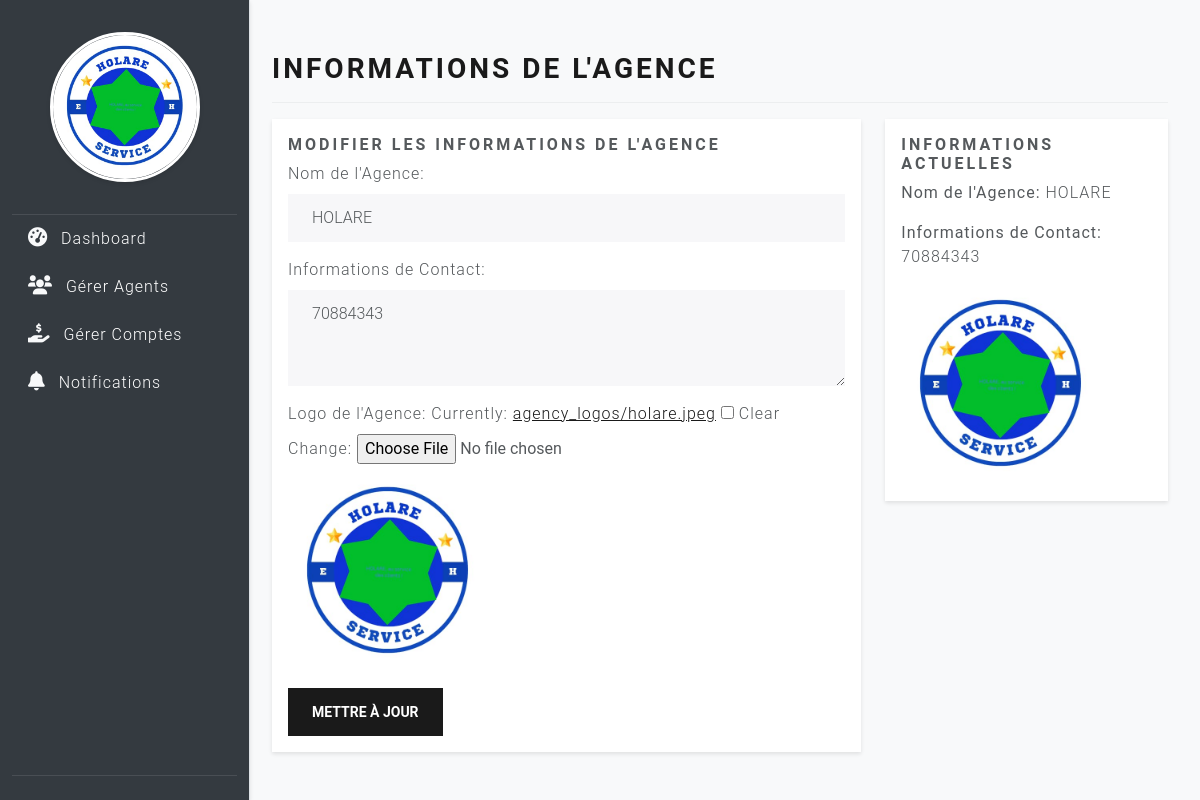
The page /accounts/agency/2/info/ (signed in) on the database its author committed.
### accounts/models.py (models this page shows, shortened)
class Agency(models.Model):
    agency_name = models.CharField(max_length=200, unique=True)
    contact_info = models.TextField(blank=True, null=True)
    created_at = models.DateTimeField(auto_now_add=True)
    owner = models.ForeignKey(get_user_model(), on_delete=models.CASCADE, null=True, blank = True)  # Make it nullable and blank
    logo = models.ImageField(upload_to='agency_logos/', blank=True, null=True)  # Optional logo

### accounts/views.py (the view)
# urls.py: path('agency/<int:pk>/info/', views.agency_info, name='agency_info'),
@login_required
def agency_info(request, pk):
    agency = get_object_or_404(Agency, pk=pk)
    if request.user != agency.owner:
        return render(request, 'accounts/unauthorized.html', {'message': 'You are not authorized to view this agency.'})
    if request.method == 'POST':
        update_form = AgencyUpdateForm(request.POST, request.FILES, instance=agency)
        if update_form.is_valid():
            update_form.save()
            return redirect('accounts:agency_info', pk=pk)
    else:
        update_form = AgencyUpdateForm(instance=agency)
    context = {
        'agency': agency,
        'update_form': update_form,
    }
    return render(request, 'accounts/agency_info.html', context)

### accounts/forms.py
class AgencyUpdateForm(forms.ModelForm):
    class Meta:
        model = Agency
        fields = ['agency_name', 'contact_info', 'logo']
        widgets = {
            'agency_name': forms.TextInput(attrs={'class': 'form-control'}),
            'contact_info': forms.Textarea(attrs={'class': 'form-control', 'rows': 3}),
        }

### accounts/templates/accounts/agency_info.html (shortened to what this page needs)
{% extends 'accounts/base_agency.html' %}
{% load static %}
{% block main_content %}
<div class="d-flex justify-content-between flex-wrap flex-md-nowrap align-items-center pt-3 pb-2 mb-3 border-bottom">
    <h1 class="h2">Informations de l'Agence</h1>
</div>
<div class="row">
    <div class="col-md-8">
        <div class="card">
            <div class="card-body">
                <h5 class="card-title">Modifier les Informations de l'Agence</h5>
                <form method="post" enctype="multipart/form-data">
                    <div class="mb-3">
                        <label for="{{ update_form.agency_name.id_for_label }}" class="form-label">Nom de l'Agence:</label>
                        {{ update_form.agency_name }}
                    </div>
                    <div class="mb-3">
                        <label for="{{ update_form.contact_info.id_for_label }}" class="form-label">Informations de Contact:</label>
                        {{ update_form.contact_info }}
                    </div>
                    <div class="mb-3">
                        <label for="{{ update_form.logo.id_for_label }}" class="form-label">Logo de l'Agence:</label>
                        {{ update_form.logo }}
                        {% if agency.logo %}
                            <img src="{{ agency.logo.url }}" alt="Logo actuel de l'agence" class="img-fluid mt-2" style="max-width: 200px;">
                        {% endif %}
                    </div>
                    <button type="submit" class="btn btn-primary">Mettre à Jour</button>
                </form>
            </div>
        </div>
    </div>
    <div class="col-md-4">
        <div class="card">
            <div class="card-body">
                <h5 class="card-title">Informations Actuelles</h5>
                <p><strong>Nom de l'Agence:</strong> {{ agency.agency_name }}</p>
                <p><strong>Informations de Contact:</strong> {{ agency.contact_info }}</p>
                {% if agency.logo %}
                    <img src="{{ agency.logo.url }}" alt="Logo actuel de l'agence" class="img-fluid" style="max-width: 200px;">
                {% else %}
                    <p>Aucun logo actuel.</p>
                {% endif %}
            </div>
        </div>
    </div>
</div>
{% endblock %}

### accounts/templates/accounts/base_agency.html (shortened to what this page needs)
{% extends 'accounts/base.html' %}
{% load static %}
{% block content %}
<div class="container-fluid">
    <div class="row flex-nowrap">
        <nav id="sidebar" class="col-md-3 col-lg-2 d-md-block sidebar">
            <div class="position-sticky pt-3 d-flex flex-column h-100">
                <div class="logo-container">
                    {% if agency.logo %}
                    <img src="{{ agency.logo.url }}" alt="{{ agency.agency_name }} Logo"
                        class="img-fluid rounded-circle mb-3">
                    {% else %}
                    <p>No logo uploaded</p>
                    {% endif %}
                </div>
                <ul class="nav flex-column">
                    <li class="nav-item">
                        <a class="nav-link {% if active_tab == 'agency_statistics' %}active{% endif %}"
                            href="{% url 'accounts:agency_detail'  agency.pk %}">
                            <i class="fas fa-tachometer-alt"></i> <span>Dashboard</span>
                        </a>
                    </li>
                    <li class="nav-item">
                        <a class="nav-link {% if active_tab == 'agent_list' %}active{% endif %}"
                            href="{% url 'accounts:agent_list' agency.pk %}">
                            <i class="fas fa-users"></i> <span>Gérer Agents</span>
                        </a>
                    </li>
                    <li class="nav-item">
                        <a class="nav-link {% if active_tab == 'service_provider_list' %}active{% endif %}"
                            href="{% url 'providers:service_provider_list' agency.pk %}">
                            <i class="fas fa-hand-holding-usd"></i> <span>Gérer Comptes</span>
                        </a>
                    </li>
                    <li class="nav-item">
                        <a class="nav-link {% if active_tab == 'notification_list' %}active{% endif %}"
                            href="{% url 'notifications:notification_list' %}">
                            <i class="fas fa-bell"></i> <span>Notifications</span>
                        </a>
                    </li>
                </ul>
                <div class="sidebar-footer">
                    <ul class="nav flex-column">
                        <li class="nav-item">
                            <a class="nav-link {% if active_tab == 'agency_info' %}active{% endif %}"
                            href="{% url 'accounts:agency_info' agency.pk %}">
                        </a>
                        </li>
                    </ul>
                </div>
            </div>
        </nav>
        <main class="col py-3">
            {% block main_content %}{% endblock %}
        </main>
    </div>
</div>
<link rel="stylesheet" type="text/css" href="https://cdn.datatables.net/1.11.5/css/jquery.dataTables.css">
{% endblock %}

### accounts/templates/accounts/base_agency.html (style rules this page uses)
h1, h2, h3, h4, h5, h6 { color: #343a40; }
.sidebar { width: 250px; transition: width 0.3s; overflow-x: hidden; background-color: #343a40; border-right: 1px solid #dee2e6; box-shadow: 0 0.125rem 0.25rem rgba(0, 0, 0, 0.1); height: 100vh; position: fixed; top: 0; left: 0; display: flex; flex-direction: column; justify-content: space-between; z-index: 100; }
.sidebar .nav-link { padding: 0.75rem 1rem; color: #fff; transition: padding 0.3s; }
.sidebar .nav-link i { margin-right: 0.5rem; font-size: 1.2rem; color: #f8f9fa; }
.sidebar .logo-container { padding: 1rem; text-align: center; border-bottom: 1px solid rgba(255, 255, 255, 0.1); }
.sidebar .img-fluid.rounded-circle { max-width: 150px; border: 3px solid #fff; box-shadow: 0 0.125rem 0.25rem rgba(0, 0, 0, 0.1); margin-bottom: 1rem; }
.sidebar .sidebar-footer { padding: 1rem; border-top: 1px solid rgba(255, 255, 255, 0.1); margin-top: 23rem; }
.sidebar .sidebar-footer .nav-link { color: #fff; }
main { padding: 20px; flex-grow: 1; margin-left: 120px; }
.card { border: none; box-shadow: 0 0.125rem 0.25rem rgba(0, 0, 0, 0.1); }

### rows shown on the page
Agency: logo (picture), agency_name "HOLARE", contact_info "70884343"
